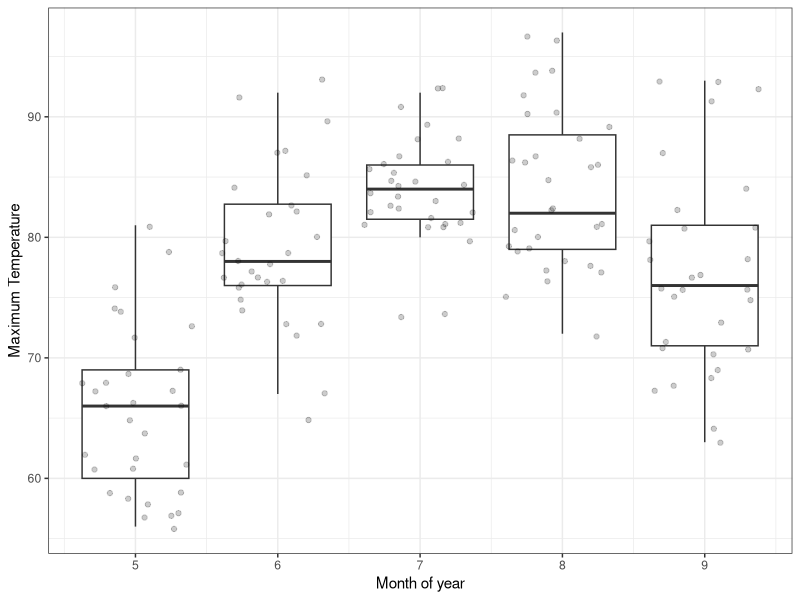

Write R code to recreate this figure.
## ---- chunk 1
library("tidyverse")
library("datasets") # might have to install datasets package
ggplot(airquality, aes(`Month`, `Temp`, group = `Month`)) +
    geom_boxplot(outlier.shape = NA) +
    geom_jitter(alpha = 0.2) +
    xlab("Month of year") + 
    ylab("Maximum Temperature") + 
    theme_bw()
